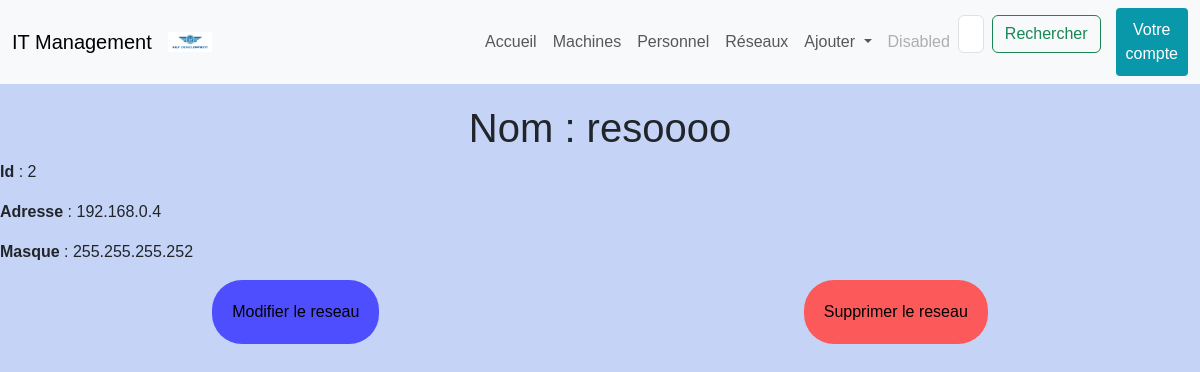
The app's page /reseau/2, older data.
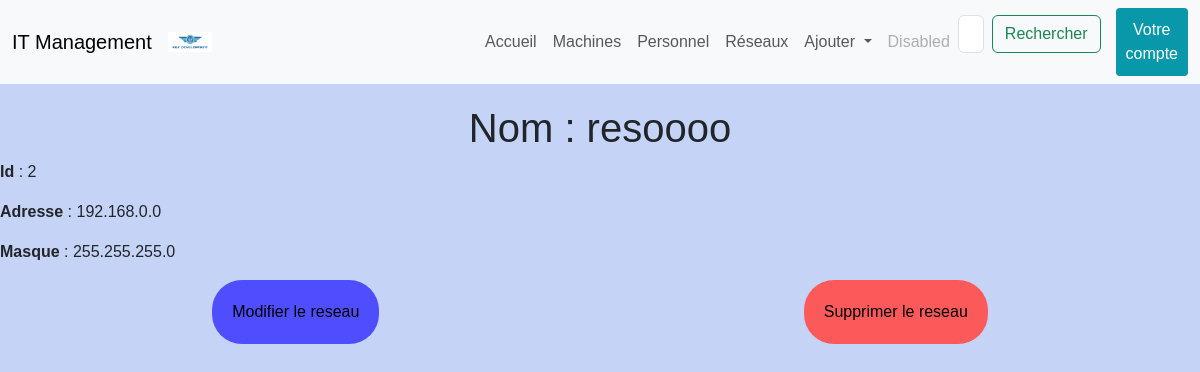
The same page, newer data.
### projetApp/models.py (models this page shows, shortened)
class Reseau(models.Model):
	id = models.AutoField(
		primary_key = True,
		editable = False,
		unique = True,
	)
	nom = models.CharField(max_length= 32, unique=True)
	adresse_ip = models.CharField(max_length=15, validators=[validate_ipv4_address])
	masque = models.CharField(max_length= 15, validators=[validate_ipv4_address])

### projetApp/views.py (the view)
# urls.py: path('reseau/<pk>', views.reseau_detail_view, name='detail_reseau'),
def reseau_detail_view(request, pk):
    reseau = get_object_or_404(Reseau, id = pk)
    return render(request, 'templates/html/detail_reseau.html', {'reseau': reseau})

### projetApp/templates/html/detail_reseau.html (shortened to what this page needs)
{% extends "index.html" %}
{% block content %}
    <h1>Nom : {{ reseau.nom }}</h1>
    <p><strong>Id</strong> : {{ reseau.id }}</p>
    <p><strong>Adresse</strong> : {{ reseau.adresse_ip }}</p>
    <p><strong>Masque</strong> : {{ reseau.masque }}</p>
    <div class="li_button">
        <a href="{% url 'modifier_reseau' reseau.id %}"><button class="button_modif">Modifier le reseau</button></a>
        <a href="{% url 'supprimer_reseau' reseau.id %}"><button class="button_sup">Supprimer le reseau</button></a>
    </div>
{% endblock %}

Row changes from the older to the newer data that the page shows:
changed Reseau "resoooo": adresse_ip "192.168.0.4" → "192.168.0.0"; masque "255.255.255.252" → "255.255.255.0"
